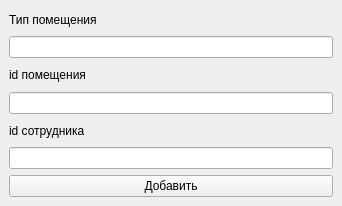
<?xml version="1.0" encoding="UTF-8"?>
<ui version="4.0">
 <class>MainWindow</class>
 <widget class="QMainWindow" name="MainWindow">
  <property name="geometry">
   <rect>
    <x>0</x>
    <y>0</y>
    <width>342</width>
    <height>206</height>
   </rect>
  </property>
  <property name="minimumSize">
   <size>
    <width>342</width>
    <height>206</height>
   </size>
  </property>
  <property name="maximumSize">
   <size>
    <width>342</width>
    <height>206</height>
   </size>
  </property>
  <property name="windowTitle">
   <string>Add info</string>
  </property>
  <widget class="QWidget" name="centralwidget">
   <layout class="QVBoxLayout" name="verticalLayout">
    <item>
     <widget class="QLabel" name="label">
      <property name="text">
       <string>Тип помещения</string>
      </property>
     </widget>
    </item>
    <item>
     <widget class="QLineEdit" name="lineEdit"/>
    </item>
    <item>
     <widget class="QLabel" name="label_2">
      <property name="text">
       <string>id помещения</string>
      </property>
     </widget>
    </item>
    <item>
     <widget class="QLineEdit" name="lineEdit_2"/>
    </item>
    <item>
     <widget class="QLabel" name="label_3">
      <property name="text">
       <string>id сотрудника</string>
      </property>
     </widget>
    </item>
    <item>
     <widget class="QLineEdit" name="lineEdit_3"/>
    </item>
    <item>
     <widget class="QPushButton" name="pushButton">
      <property name="text">
       <string>Добавить</string>
      </property>
     </widget>
    </item>
   </layout>
  </widget>
 </widget>
 <resources/>
 <connections/>
</ui>
